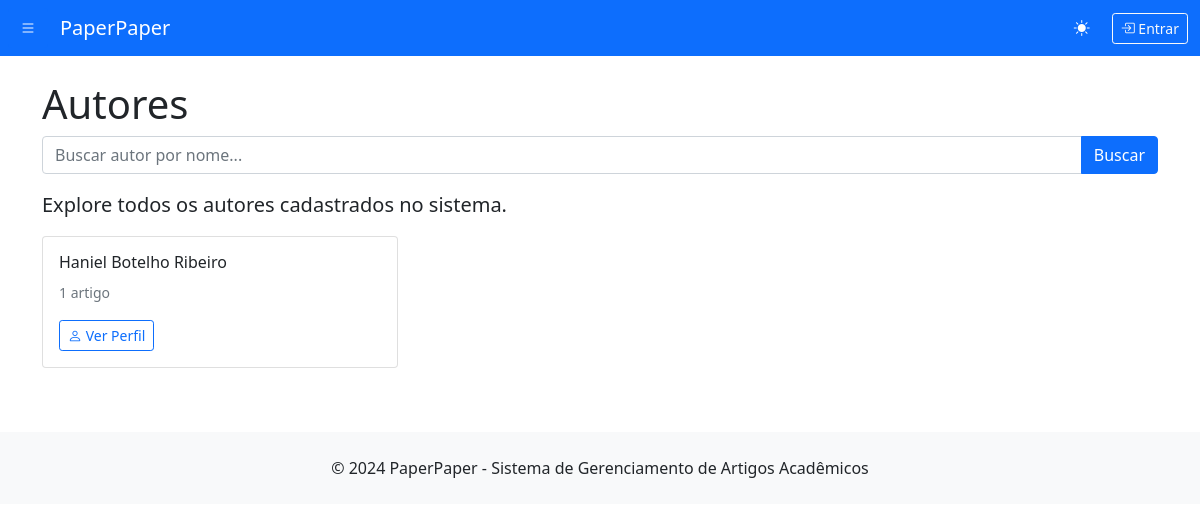
/authors/, run on an earlier commit of the app's database.
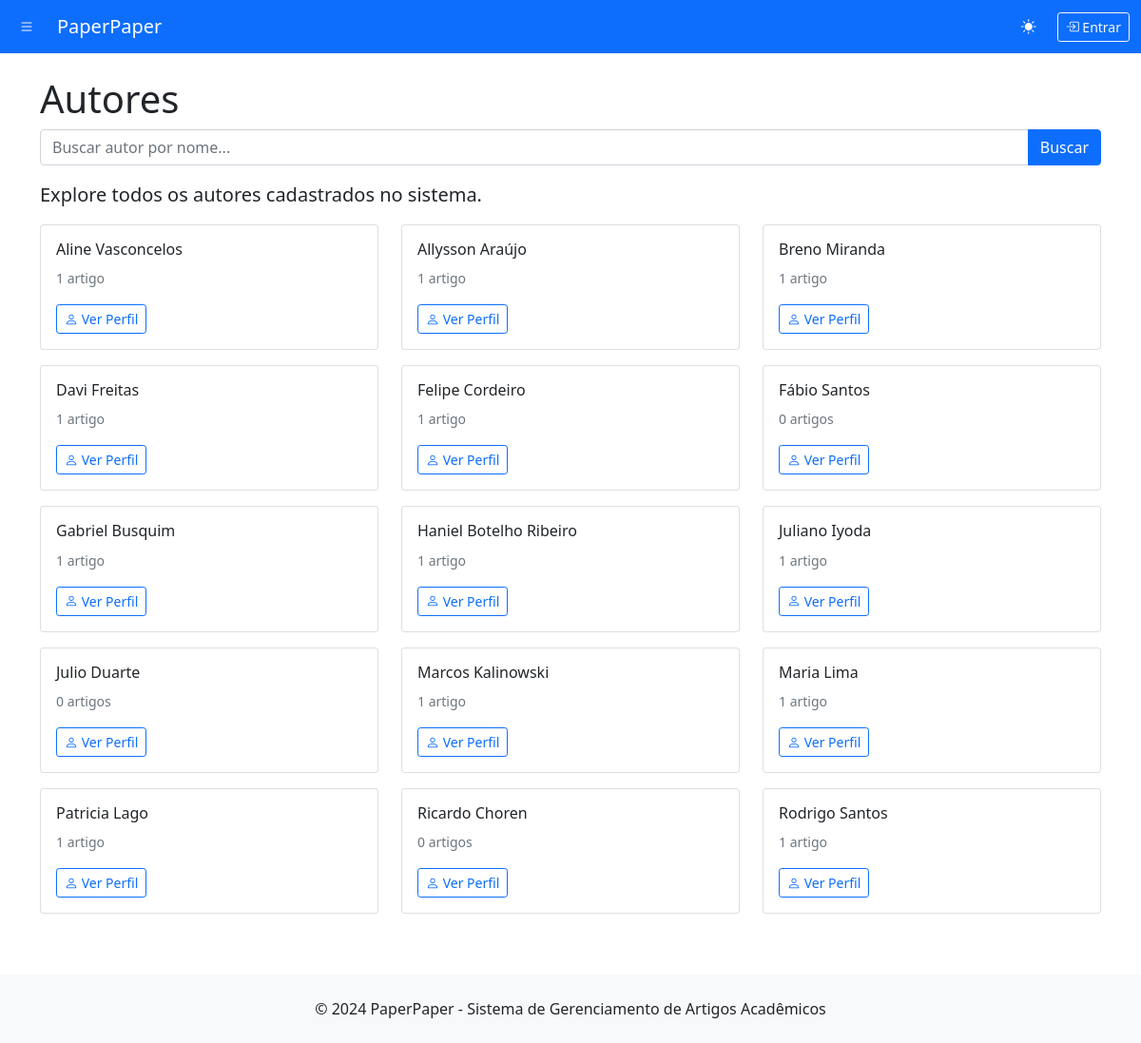
And on a later commit of the database.
### paperpaper/models.py (models this page shows, shortened)
class Author(models.Model):
    full_name = models.CharField(max_length=200, verbose_name="Nome Completo")
    slug = models.SlugField(unique=True, blank=True)
    created_at = models.DateTimeField(auto_now_add=True)
    class Meta:
        verbose_name = "Autor"
        verbose_name_plural = "Autores"
        ordering = ['full_name']

### paperpaper/views.py (the view)
# urls.py: path('authors/', views.authors_list, name='authors_list'),
def authors_list(request):
    query = request.GET.get('q', '').strip()
    authors = Author.objects.all()
    if query:
        authors = authors.filter(full_name__icontains=query)
    authors = authors.annotate(articles_count=Count('articles')).order_by('full_name')
    paginator = Paginator(authors, 50)  # 50 autores por página
    page_number = request.GET.get('page')
    page_obj = paginator.get_page(page_number)
    context = {
        'authors': page_obj,
        'is_paginated': paginator.num_pages > 1,
        'query': query
    }
    return render(request, 'paperpaper/authors_list.html', context)

### templates/paperpaper/authors_list.html (shortened to what this page needs)
{% extends 'paperpaper/base.html' %}
{% block content %}
<div class="row">
    <div class="col-12">
        <h1>Autores</h1>
        <form method="get" class="mb-3">
            <div class="input-group">
                <input type="text" name="q" class="form-control" placeholder="Buscar autor por nome..." value="{{ query }}">
                <button type="submit" class="btn btn-primary">Buscar</button>
            </div>
        </form>
        <p class="lead">Explore todos os autores cadastrados no sistema.</p>
        {% if authors %}
            <div class="row">
                {% for author in authors %}
                <div class="col-md-6 col-lg-4 mb-3">
                    <div class="card">
                        <div class="card-body">
                            <h6 class="card-title">{{ author.full_name }}</h6>
                            <p class="card-text">
                                <small class="text-muted">
                                    {{ author.articles_count }} artigo{{ author.articles_count|pluralize }}
                                </small>
                            </p>
                            <a href="{% url 'author_detail' author.slug %}" class="btn btn-outline-primary btn-sm">
                                <i class="bi bi-person"></i> Ver Perfil
                            </a>
                        </div>
                    </div>
                </div>
                {% endfor %}
            </div>
        {% else %}
            <div class="alert alert-info">
                <h5>Nenhum autor encontrado</h5>
                <p class="mb-0">Ainda não há autores cadastrados no sistema.</p>
            </div>
        {% endif %}
    </div>
</div>
{% endblock %}

What changed in the data, as far as the page shows it:
added Author: full_name "Aline Vasconcelos", articles_count "1"
added Author: full_name "Allysson Araújo", articles_count "1"
added Author: full_name "Breno Miranda", articles_count "1"
added Author: full_name "Davi Freitas", articles_count "1"
added Author: full_name "Felipe Cordeiro", articles_count "1"
added Author: full_name "Fábio Santos", articles_count "0"
added Author: full_name "Gabriel Busquim", articles_count "1"
added Author: full_name "Juliano Iyoda", articles_count "1"
added Author: full_name "Julio Duarte", articles_count "0"
added Author: full_name "Marcos Kalinowski", articles_count "1"
added Author: full_name "Maria Lima", articles_count "1"
added Author: full_name "Patricia Lago", articles_count "1"
added Author: full_name "Ricardo Choren", articles_count "0"
added Author: full_name "Rodrigo Santos", articles_count "1"
